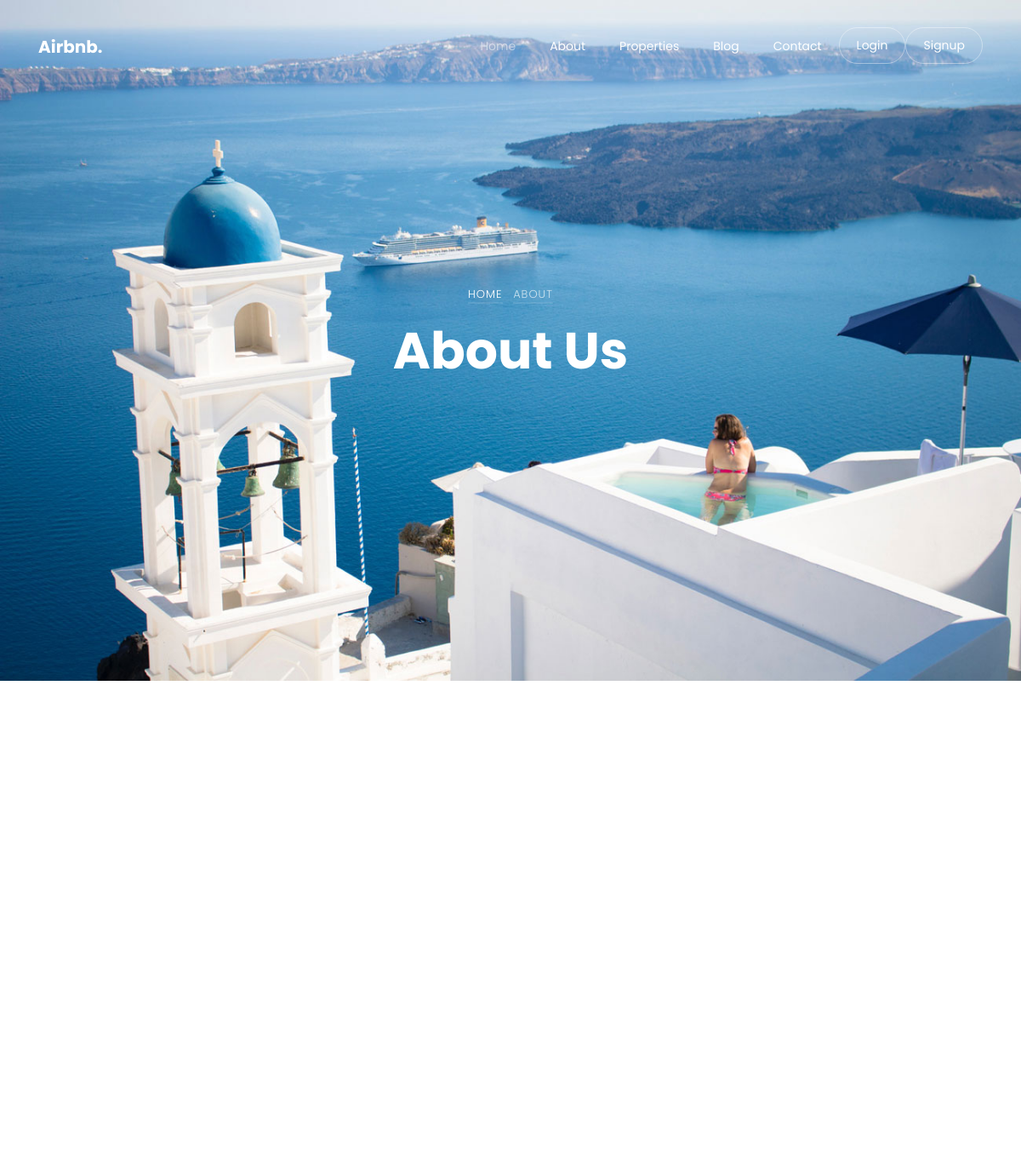
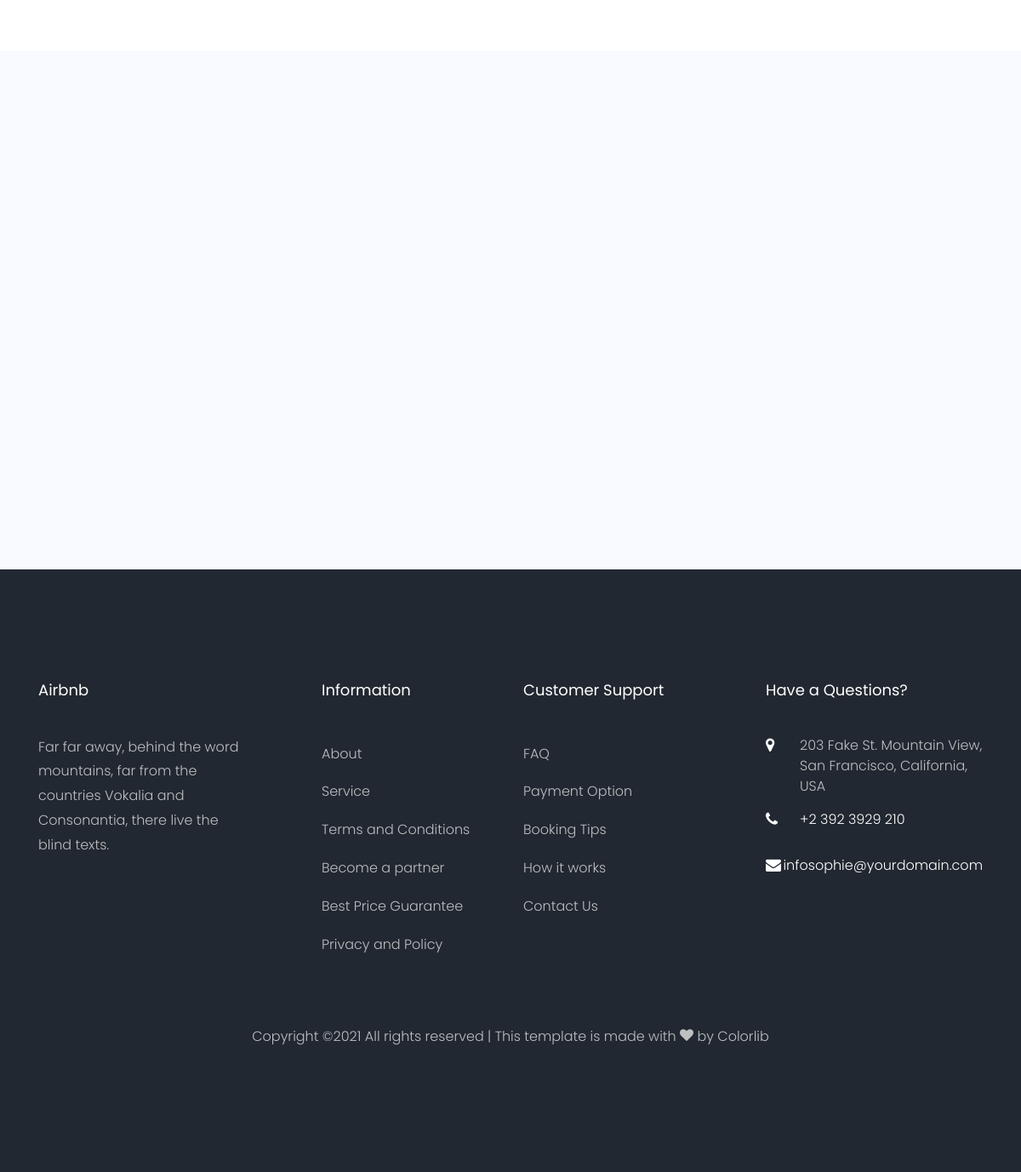
The page /about/ on the database its author committed (2 pictures, top to bottom).
### settings/models.py (models this page shows, shortened)
class Settings(models.Model):
    site_name = models.CharField(max_length=200)
    logo = models.ImageField(upload_to="settings/")
    phone = models.CharField(max_length=100)
    email = models.EmailField(max_length=254)
    description = models.TextField(max_length=1000)
    address =  models.CharField(max_length=200)
    fb_link = models.URLField( max_length=200)
    twitter_link = models.URLField(max_length=200)
    instagram_link = models.URLField(max_length=200)

### about/views.py (the view)
# urls.py: path('' , AboutView.as_view()  , name='about'),
class AboutView(ListView):
    model = FAQ
    def get_context_data(self, **kwargs):
        context = super().get_context_data(**kwargs)
        context["about"] = About.objects.last()
        return context

### about/templates/about/faq_list.html (shortened to what this page needs)
{% extends 'base.html' %}
{% load static %}
{% load bootstrap4 %}
{% block body %}
    <div class="hero-wrap js-fullheight" style="background-image: url({% static 'images/bg_5.jpg' %});">
      <div class="container">
        <div class="row no-gutters slider-text js-fullheight align-items-center justify-content-center" data-scrollax-parent="true">
          <div class="col-md-9 text-center ftco-animate" data-scrollax=" properties: { translateY: '70%' }">
            <p class="breadcrumbs" data-scrollax="properties: { translateY: '30%', opacity: 1.6 }"><span class="mr-2"><a href="index.html">Home</a></span> <span>About</span></p>
            <h1 class="mb-3 bread" data-scrollax="properties: { translateY: '30%', opacity: 1.6 }">About Us</h1>
          </div>
        </div>
      </div>
    </div>
    <section class="ftco-section">
    	<div class="container">
    		<div class="row d-md-flex">
		    </div>
    	</div>
    </section>
    <section class="ftco-section bg-light">
    	<div class="container">
    		<div class="row justify-content-start mb-5 pb-3">
        </div>
    		<div class="row">
    		</div>
    	</div>
    </section>
	{% endblock body %}

### templates/base.html (shortened to what this page needs)
{% load static %}
{% load bootstrap4 %}
<!DOCTYPE html>
<html lang="en">
  <head>
    <link rel="stylesheet" href="{% static 'css/open-iconic-bootstrap.min.css' %}">
    <link rel="stylesheet" href="{% static 'css/animate.css' %}">
    <link rel="stylesheet" href="{% static 'css/owl.carousel.min.css' %}">
    <link rel="stylesheet" href="{% static 'css/owl.theme.default.min.css' %}">
    <link rel="stylesheet" href="{% static 'css/magnific-popup.css' %}">
    <link rel="stylesheet" href="{% static 'css/aos.css' %}">
    <link rel="stylesheet" href="{% static 'css/ionicons.min.css' %}">
    <link rel="stylesheet" href="{% static 'css/bootstrap-datepicker.css' %}">
    <link rel="stylesheet" href="{% static 'css/jquery.timepicker.css' %}">
    <link rel="stylesheet" href="{% static 'css/flaticon.css' %}">
    <link rel="stylesheet" href="{% static 'css/icomoon.css' %}">
    <link rel="stylesheet" href="{% static 'css/style.css' %}">
  </head>
  <body>
  <nav class="navbar navbar-expand-lg navbar-dark ftco_navbar bg-dark ftco-navbar-light" id="ftco-navbar">
    <div class="container">
      <a class="navbar-brand" href="/">{{ myfooter.site_name}}.</a>
      <div class="collapse navbar-collapse" id="ftco-nav">
        <ul class="navbar-nav ml-auto">
          <li class="nav-item active"><a href="/" class="nav-link">Home</a></li>
          <li class="nav-item"><a href="{% url 'about:about' %}" class="nav-link">About</a></li>
          <li class="nav-item"><a href="{% url 'property:property_list' %}" class="nav-link">Properties</a></li>
          <li class="nav-item"><a href="{% url 'blog:post_list' %}" class="nav-link">Blog</a></li>
          <li class="nav-item"><a href="{% url 'home:contact_us' %}" class="nav-link">Contact</a></li>
          {% if request.user.is_authenticated %}
            <li class="nav-item cta"><a href="#" class="nav-link"><span>Profile</span></a></li>
            <li class="nav-item cta"><a href="#" class="nav-link"><span>Logout</span></a></li>
            {% else %}
            <li class="nav-item cta"><a href="#" class="nav-link"><span>Login</span></a></li>
            <li class="nav-item cta"><a href="#" class="nav-link"><span>Signup</span></a></li>
          {% endif %}
        </ul>
      </div>
    </div>
  </nav>
	{% block body %}
	{% endblock body %}
    <footer class="ftco-footer ftco-bg-dark ftco-section">
      <div class="container">
        <div class="row mb-5">
          <div class="col-md">
            <div class="ftco-footer-widget mb-4">
              <h2 class="ftco-heading-2">{{ myfooter.site_name }}</h2>
              <p> {{myfooter.description}}</p>
              <ul class="ftco-footer-social list-unstyled float-md-left float-lft mt-5">
              </ul>
            </div>
          </div>
          <div class="col-md">
            <div class="ftco-footer-widget mb-4 ml-md-5">
              <h2 class="ftco-heading-2">Information</h2>
              <ul class="list-unstyled">
                <li><a href="#" class="py-2 d-block">About</a></li>
                <li><a href="#" class="py-2 d-block">Service</a></li>
                <li><a href="#" class="py-2 d-block">Terms and Conditions</a></li>
                <li><a href="#" class="py-2 d-block">Become a partner</a></li>
                <li><a href="#" class="py-2 d-block">Best Price Guarantee</a></li>
                <li><a href="#" class="py-2 d-block">Privacy and Policy</a></li>
              </ul>
            </div>
          </div>
          <div class="col-md">
             <div class="ftco-footer-widget mb-4">
              <h2 class="ftco-heading-2">Customer Support</h2>
              <ul class="list-unstyled">
                <li><a href="#" class="py-2 d-block">FAQ</a></li>
                <li><a href="#" class="py-2 d-block">Payment Option</a></li>
                <li><a href="#" class="py-2 d-block">Booking Tips</a></li>
                <li><a href="#" class="py-2 d-block">How it works</a></li>
                <li><a href="#" class="py-2 d-block">Contact Us</a></li>
              </ul>
            </div>
          </div>
          <div class="col-md">
            <div class="ftco-footer-widget mb-4">
            	<h2 class="ftco-heading-2">Have a Questions?</h2>
            	<div class="block-23 mb-3">
	              <ul>
	                <li><span class="icon icon-map-marker"></span><span class="text">{{ myfooter.address }}</span></li>
	                <li><a href="#"><span class="icon icon-phone"></span><span class="text">{{ myfooter.phone}}</span></a></li>
	                <li><a href="#"><span class="icon icon-envelope"></span><span class="text">{{ myfooter.email }}</span></a></li>
	              </ul>
	            </div>
            </div>
          </div>
        </div>
        <div class="row">
          <div class="col-md-12 text-center">
            <p>
  Copyright &copy;<script>document.write(new Date().getFullYear());</script> All rights reserved | This template is made with <i class="icon-heart" aria-hidden="true"></i> by <a href="https://colorlib.com" target="_blank">Colorlib</a>
  </p>
          </div>
        </div>
      </div>
    </footer>
  </body>
</html>

### static/css/icomoon.css (style rules this page uses)
[class^="icon-"], [class*=" icon-"] { font-family: 'icomoon' !important; speak: none; font-style: normal; font-weight: normal; font-variant: normal; text-transform: none; line-height: 1; -webkit-font-smoothing: antialiased; -moz-osx-font-smoothing: grayscale; }
.icon-heart:before { content: "\f004"; }
.icon-map-marker:before { content: "\f041"; }
.icon-phone:before { content: "\f095"; }
.icon-envelope:before { content: "\f0e0"; }

### rows shown on the page
Settings: site_name "Airbnb", description "Far far away, behind the word mountains, far from the countries Vokalia and Consonantia, there live the blind texts.", address "203 Fake St. Mountain View, San Francisco, California, USA", phone "+2 392 3929 210", email "infosophie@yourdomain.com"
